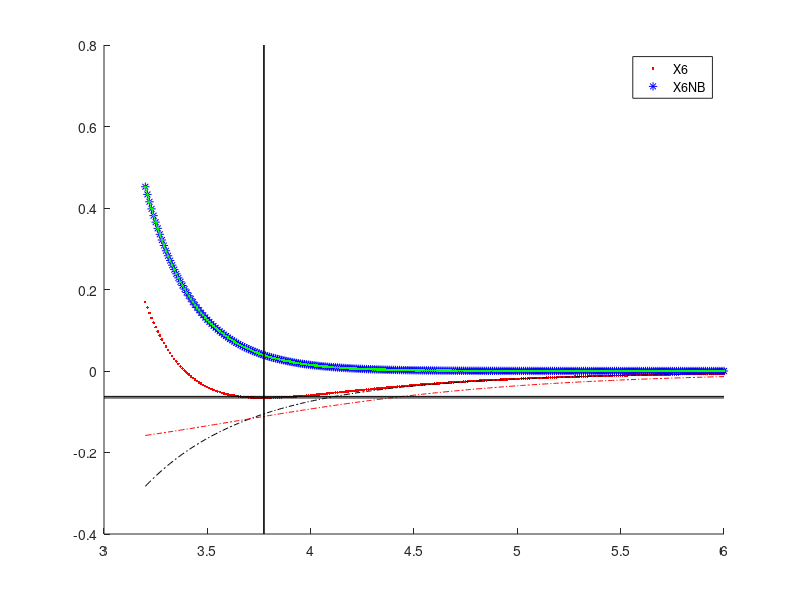

This figure's MATLAB source:


X6poten = @(para, rho)( ...
    para(1)/(para(2) - 6.)* ...
    (6 * exp(para(2).*(1 - rho)) - para(2)./(rho.^6)) ...
);


X6potenNB = @(para, rho)( ...
    para(1)/(para(2) - 6.)* ...
    (6 * exp(para(2).*(1 - rho))) ...
);

X6Spoten = @(para, rho)( ...
    para(1) /(para(2) - 6.)* ...
    (6./para(3)* exp((para(3) * para(2)).*(1 - rho)) - para(2)./(rho.^6)) ...
);

X6potenLG = @(para, rho)( ...
     - para(1)/(para(2)-6)*para(2)./(rho.^6) ...
);

standardLGpart = @(para, rr)( ...
    -para(1)./(rr.^6 + para(2)^6));

fitFUNC1 = @(para, r)(para(1)* exp(para(2).*r +para(3))); % A exp (x R + B) Note this function uses r rather than \rho


rr = 3.2:0.01: 6;
rrf = 3.2:0.001: 6;



disp('finished');
rho = rr./3.7727;
rhof = rrf/3.7727;


beta0 = [0.0661 , 16.0944];

beta_ = [14.5646  -16.0944   10.1790];
beta_ = [3 1 1]; % DEBUG
yNB = X6potenNB(beta0, rhof);

opts = statset('MaxIter',9000);

betaf = nlinfit(rrf, yNB, fitFUNC1, beta_, opts);
% betaf = [0 0 0] % DEBUG
disp(betaf);



y = X6poten(beta0, rho);
yNB = X6potenNB(beta0, rho);
rhos = rr./3.7750;
beta1 = [0.0623 , 16.0944 , 1.1];

ys = X6Spoten(beta1, rhos);
% kappa = 6*beta1(2)*(beta1(2)*beta1(3)- 7.)/ (beta1(2)-6.);



%vpasolve(4*x^4 + 3*x^3 + 2*x^2 + x + 5 == 0, x)
figure; hold on;

%%% potential X6
plotX6 = plot(rr, y, 'r.');
y1 = X6potenLG(beta0, rho); %DEBUG
plot(rr, y1, 'k-.'); % DEBUG


% plotX6S= plot(rr, ys, 'b.');
plotX6NB= plot(rr, yNB, 'b*');
yNB = fitFUNC1(betaf, rr);
plot(rr, yNB, 'g.-');

%%% fitting

%%% potential VOP

rr
y2 = standardLGpart([684.95, 3.85], rr); % DEBUG

y2
plot(rr, y2, 'r-.'); % DEBUG
test = standardLGpart([684.95, 3.85], 3.5)


plot(xlim, [-0.0661 -0.0661], 'k-');
plot(xlim, [-0.0623 -0.0623], 'k-');

plot([3.7750 3.7750], ylim, 'k-');
plot([3.7727 3.7727], ylim, 'k-');






h = legend([plotX6, plotX6NB], 'X6', 'X6NB');

% value = X6Spoten(beta1, 1)

%axis([3 6 -0.1 0.1]);

% 102.4 * 10.0944/6/16.0944+7)/16.0944
% syms x;
% eqn = 87.0 == 6*x*(x-7)/(x-6)
% solx = vpasolve(eqn, x);
% disp(solx)
